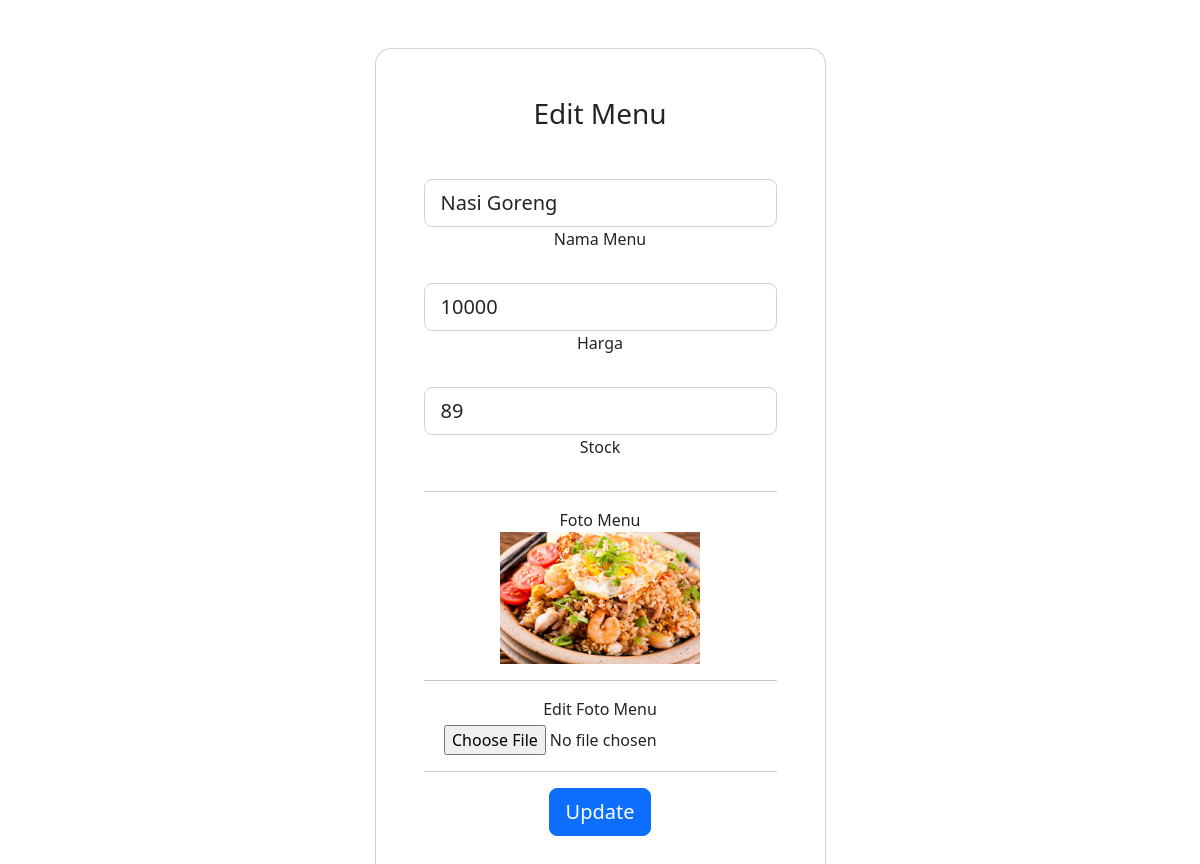
The page /page/update_menu.php?id_menu=1 on the database as committed earlier.
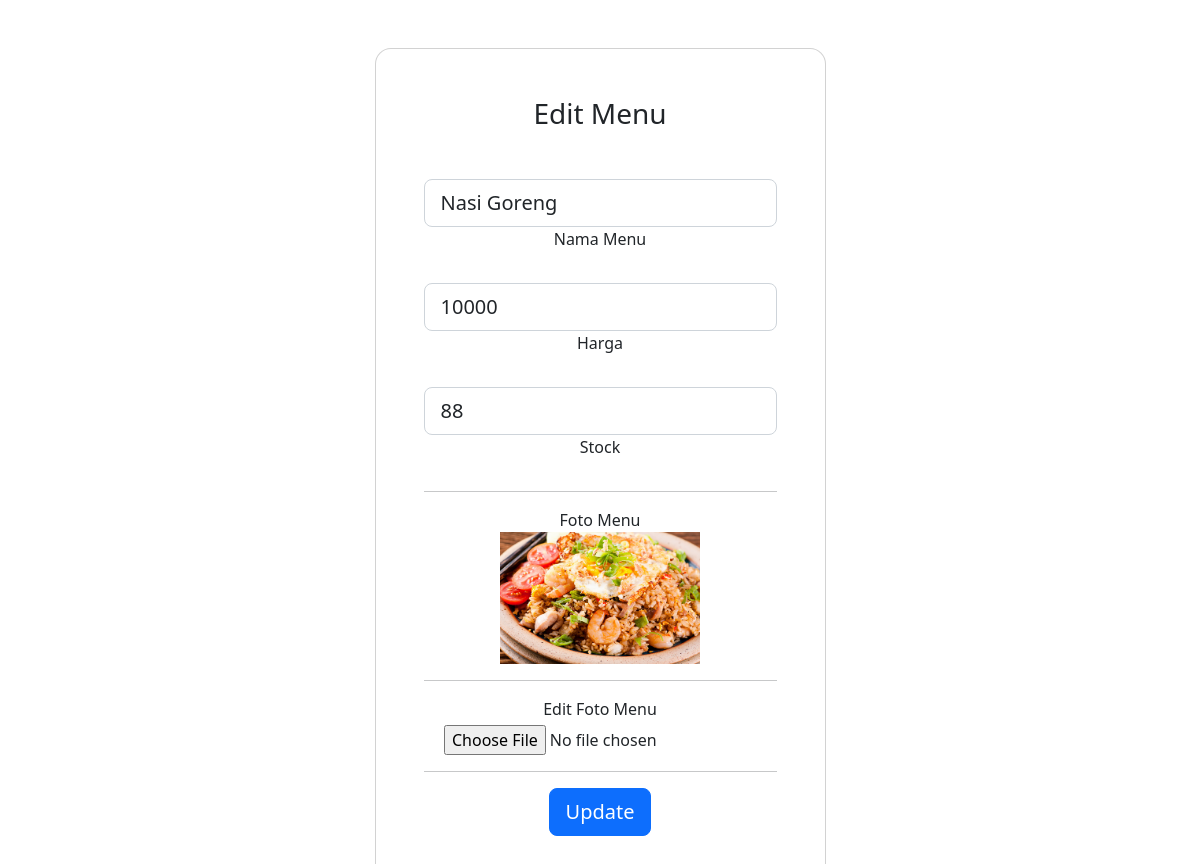
The same page on the database as committed later.
### tables this page shows
CREATE TABLE `menu` (
  `id_menu` int(11) NOT NULL,
  `nama_menu` varchar(255) NOT NULL,
  `gambar` varchar(255) NOT NULL,
  `harga` int(11) NOT NULL,
  `stok` int(11) NOT NULL
);

### page/update_menu.php (the view, shortened to what this page needs)
<?php
include "../proses/koneksi.php";
  $id_menu=$_GET['id_menu'];
  $query="SELECT * FROM menu WHERE id_menu='$id_menu';";
  $hasil=mysqli_query($db_koneksi,$query);
  $data=mysqli_fetch_array($hasil);
 ?>
<!doctype html>
<html lang="en">
<head>
    <link href="https://cdn.jsdelivr.net/npm/bootstrap@5.2.0-beta1/dist/css/bootstrap.min.css" rel="stylesheet">
</head>
<body>
    <form action="../proses/submit_update_menu.php?id_menu=<?php echo $data['id_menu'];?>" method="post" name="input" enctype="multipart/form-data">
        <section class="vh-100">
        <div class="container py-5 h-100">
            <div class="row d-flex justify-content-center align-items-center h-100">
            <div class="col-12 col-md-8 col-lg-6 col-xl-5">
                <div class="card shadow-2-strong" style="border-radius: 1rem;">
                <div class="card-body p-5 text-center">
                    <h3 class="mb-5">Edit Menu</h3>
                    <div class="form-outline mb-4">
                    <input required type="text"class="form-control form-control-lg" placeholder="Nama Menu" name="nama_menu" value="<?php echo $data['nama_menu']?>"/>
                    <label class="form-label">Nama Menu</label>
                    </div>
                    <div class="form-outline mb-4">
                    <input required type="text"class="form-control form-control-lg" placeholder="Harga" name="harga" value="<?php echo $data['harga']?>"/>
                    <label class="form-label">Harga</label>
                    </div>
                    <div class="form-outline mb-4">
                    <input required type="text"class="form-control form-control-lg" placeholder="Stock" name="stock" value="<?php echo $data['stok']?>"/>
                    <label class="form-label">Stock</label>
                    </div>
                    <div class="form-group">
                        <hr class="">
                            <label for="exampleFormControlFile1">Foto Menu</label><br>
                            <img src="../img/<?php echo $data['gambar']?>" width="200">
                        <hr class="">
                        <label for="exampleFormControlFile1">Edit Foto Menu</label>
                        <input type="file" class="form-control-file mt-1" id="exampleFormControlFile1" name="gambar" >
                    </div>
                    <hr class="">
                    <button class="btn btn-primary btn-lg btn-block" type="submit" name="update">Update</button>
                </div>
                </div>
            </div>
            </div>
        </div>
        </section>
    </form>
</body>
</html>

Rows that differ between the two databases and show on the page:
changed menu "Nasi Goreng": stock "89" → "88"
